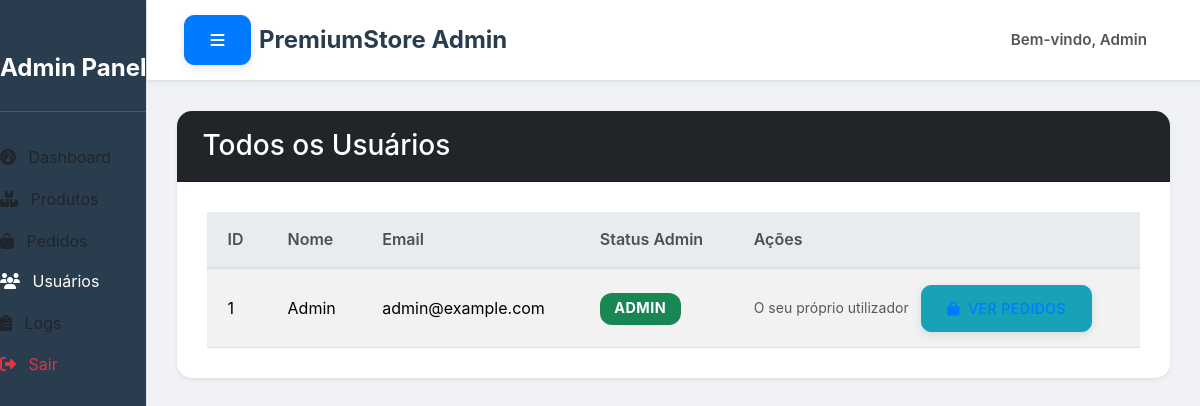
Screenshot of /admin/usuarios (signed in) with the database file from the repository.
### tables this page shows
CREATE TABLE usuarios (
            id INTEGER PRIMARY KEY AUTOINCREMENT,
            nome TEXT NOT NULL,
            email TEXT UNIQUE NOT NULL,
            senha TEXT NOT NULL,
            is_admin BOOLEAN DEFAULT 0
        );

### routes/admin.py (the view)
@admin_bp.route('/usuarios')
@admin_required
def admin_usuarios():
    conn = conectar_db()
    cursor = conn.cursor()
    cursor.execute('SELECT id, nome, email, is_admin FROM usuarios ORDER BY nome')
    usuarios = cursor.fetchall()
    conn.close()
    return render_template('admin/usuarios.html', usuarios=usuarios)

### app.py (called while the page is built)
@app.context_processor
def inject_global_data():
    total_itens = 0
    if 'usuario_id' in session:
        usuario_id = session['usuario_id']
        try:
            total_itens = contar_itens_carrinho_db(usuario_id)
        except Exception as e:
            print(f"Erro ao contar itens do carrinho para o usuário {usuario_id}: {e}")
            total_itens = 0
    return {'total_itens': total_itens}

### database.py (called while the page is built)
def conectar_db():
    conn = sqlite3.connect(DB_NAME)
    conn.row_factory = sqlite3.Row # Permite acessar colunas por nome (como dicionário)
    return conn

def contar_itens_carrinho_db(usuario_id):
    conn = conectar_db()
    cursor = conn.cursor()
    cursor.execute('''
    SELECT COALESCE(SUM(quantidade), 0)
    FROM carrinho
    WHERE usuario_id = ?
    ''', (usuario_id,))
    total_itens = cursor.fetchone()[0]
    conn.close()
    return total_itens

### templates/admin/usuarios.html (shortened to what this page needs)
{% extends "base_admin.html" %}
{% block admin_content %}
<div class="card shadow-sm">
    <div class="card-header bg-dark text-white">
        <h3 class="card-title mb-0">Todos os Usuários</h3>
    </div>
    <div class="card-body">
        <div class="table-responsive">
            <table class="table table-striped table-hover align-middle">
                <thead>
                    <tr>
                        <th scope="col">ID</th>
                        <th scope="col">Nome</th>
                        <th scope="col">Email</th>
                        <th scope="col">Status Admin</th>
                        <th scope="col">Ações</th>
                    </tr>
                </thead>
                <tbody>
                    {% if usuarios %}
                        {% for usuario in usuarios %}
                        <tr>
                            <td>{{ usuario.id }}</td>
                            <td>{{ usuario.nome }}</td>
                            <td>{{ usuario.email }}</td>
                            <td>
                                {% if usuario.is_admin %}
                                    <span class="badge bg-success">Admin</span>
                                {% else %}
                                    <span class="badge bg-secondary">Utilizador Comum</span>
                                {% endif %}
                            </td>
                            <td>
                                {% if usuario.id != session.get('usuario_id') %}
                                <form action="{{ url_for('admin.toggle_admin_status', user_id=usuario.id) }}" method="POST" class="d-inline"
                                    onsubmit="return confirmToggleAdminStatus('{{ usuario.is_admin|tojson }}', '{{ usuario.nome|tojson }}');">
                                    <button type="submit" class="btn btn-sm btn-{{ 'danger' if usuario.is_admin else 'success' }}" aria-label="Alternar status administrador de {{ usuario.nome }}">
                                        <i class="fas fa-user-cog me-1"></i> {{ 'Rebaixar' if usuario.is_admin else 'Promover' }}
                                    </button>
                                </form>
                                {% else %}
                                    <small class="text-muted">O seu próprio utilizador</small>
                                {% endif %}
                                <a href="{{ url_for('admin.admin_pedidos') }}?user_id={{ usuario.id }}" class="btn btn-sm btn-info ms-2" aria-label="Ver pedidos de {{ usuario.nome }}">
                                    <i class="fas fa-shopping-bag me-1"></i> Ver Pedidos
                                </a>
                            </td>
                        </tr>
                        {% endfor %}
                    {% else %}
                        <tr>
                            <td colspan="5" class="text-center py-4">Nenhum utilizador registado.</td>
                        </tr>
                    {% endif %}
                </tbody>
            </table>
        </div>
    </div>
</div>
{% endblock %}

### templates/base_admin.html (shortened to what this page needs)
<!DOCTYPE html>
<html lang="pt">
<head>
    <link href="https://cdn.jsdelivr.net/npm/bootstrap@5.3.3/dist/css/bootstrap.min.css" rel="stylesheet" xintegrity="sha384-QWTKZyjpPEjISv5WaRU9OFeRpok6YctnYmDr5pNlyT2bRjXh0JMhjY6hW+ALEwIH">
    <link rel="stylesheet" href="https://cdnjs.cloudflare.com/ajax/libs/font-awesome/6.5.2/css/all.min.css" xintegrity="sha512-SnH5WK+bZxgPHs44uWIX+LLJAJ9/2PkPKZ5QiAj6Ta86w+fsb2TkcmfRyVX3pBnMFcV7oQPJkl9QevSCWr3W6A==" />
    <link rel="stylesheet" href="{{ url_for('static', filename='css/admin.css') }}">
</head>
<body>
    <div class="d-flex" id="wrapper">
        <div class="admin-sidebar border-end">
            <div class="sidebar-heading text-center py-4 fs-4 fw-bold">Admin Panel</div>
            <div class="list-group list-group-flush">
                <a href="{{ url_for('admin.admin_dashboard') }}" class="list-group-item list-group-item-action py-2 ripple {% if request.endpoint == 'admin.admin_dashboard' %}active{% endif %}">
                    <i class="fas fa-tachometer-alt me-2"></i> Dashboard
                </a>
                <a href="{{ url_for('admin.admin_produtos') }}" class="list-group-item list-group-item-action py-2 ripple ">
                    <i class="fas fa-boxes me-2"></i> Produtos
                </a>
                <a href="{{ url_for('admin.admin_pedidos') }}" class="list-group-item list-group-item-action py-2 ripple {% if request.endpoint == 'admin.admin_pedidos' or request.endpoint == 'admin.detalhes_pedido' %}active{% endif %}">
                    <i class="fas fa-shopping-bag me-2"></i> Pedidos
                </a>
                <a href="{{ url_for('admin.admin_usuarios') }}" class="list-group-item list-group-item-action py-2 ripple {% if request.endpoint == 'admin.admin_usuarios' %}active{% endif %}">
                    <i class="fas fa-users me-2"></i> Usuários
                </a>
                <a href="{{ url_for('admin.admin_logs') }}" class="list-group-item list-group-item-action py-2 ripple {% if request.endpoint == 'admin.admin_logs' %}active{% endif %}">
                    <i class="fas fa-clipboard-list me-2"></i> Logs
                </a>
                <a href="{{ url_for('auth.logout') }}" class="list-group-item list-group-item-action py-2 ripple text-danger">
                    <i class="fas fa-sign-out-alt me-2"></i> Sair
                </a>
            </div>
        </div>
        <div id="page-content-wrapper" class="flex-grow-1">
            <nav class="navbar navbar-expand-lg navbar-light bg-light border-bottom">
                <div class="container-fluid">
                    <button class="btn btn-primary" id="sidebarToggle">
                        <i class="fas fa-bars"></i>
                    </button>
                    <a class="navbar-brand me-auto" href="{{ url_for('admin.admin_dashboard') }}">
                        <span class="ms-2">PremiumStore Admin</span>
                    </a>
                    <div class="d-flex align-items-center">
                        <span class="navbar-text me-3">Bem-vindo, {{ session.get('usuario_nome', 'Admin') }}</span>
                    </div>
                </div>
            </nav>
            <div class="container-fluid admin-content">
                {% block admin_content %}{% endblock %}
            </div>
        </div>
    </div>
</body>
</html>

### static/css/admin.css (style rules this page uses)
body { background-color: #f0f2f5; font-family: 'Inter', sans-serif; margin: 0; padding: 0; line-height: 1.6; color: #333; }
.admin-sidebar { background-color: #2a3d4f; color: #f8f9fa; min-height: 100vh; padding-top: 25px; transition: all 0.3s ease; box-shadow: 3px 0 10px rgba(0,0,0,0.1); }
.admin-sidebar .sidebar-heading { border-bottom: 1px solid rgba(255,255,255,0.15); margin-bottom: 25px; padding-bottom: 20px; font-size: 1.8em; font-weight: 700; color: #ffffff; }
.admin-sidebar .list-group-item { background-color: transparent; border: none; padding: 0; }
#page-content-wrapper { transition: all 0.3s ease; background-color: #f0f2f5; }
.admin-content { padding: 30px; }
.navbar { background-color: #ffffff !important; border-bottom: 1px solid #e0e0e0; box-shadow: 0 2px 5px rgba(0,0,0,0.05); padding: 15px 25px; }
.navbar-brand { font-weight: 700; color: #2a3d4f !important; font-size: 1.5em; }
.navbar-text { font-weight: 600; color: #555; font-size: 0.95em; }
.navbar .btn-primary { background-color: #007bff; border-color: #007bff; }
.card { border-radius: 15px; box-shadow: 0 8px 20px rgba(0, 0, 0, 0.1); border: none; overflow: hidden; transition: transform 0.3s ease, box-shadow 0.3s ease; }
.card-header { background-color: #3b5a7a; color: #ffffff; border-top-left-radius: 15px; border-top-right-radius: 15px; padding: 18px 25px; font-size: 1.25em; font-weight: 700; display: flex; align-items: center; }
.card-body { padding: 30px; }
.table { margin-bottom: 0; border-collapse: separate; border-spacing: 0; width: 100%; }
.table thead th { background-color: #e9ecef; color: #495057; font-weight: 600; border-bottom: 2px solid #dee2e6; padding: 15px 20px; text-align: left; }
.table tbody tr td { padding: 15px 20px; vertical-align: middle; border-top: 1px solid #e9ecef; }
.table-striped tbody tr:nth-of-type(odd) { background-color: #f8f9fa; }
.table a { color: #007bff; text-decoration: none; font-weight: 500; }
.btn { border-radius: 10px; font-weight: 600; padding: 12px 25px; transition: all 0.3s ease; box-shadow: 0 3px 8px rgba(0,0,0,0.1); text-transform: uppercase; letter-spacing: 0.5px; }
.btn-primary { background-color: #007bff; border-color: #007bff; }
.btn-info { background-color: #17a2b8; border-color: #17a2b8; }
.badge { padding: 0.6em 1em; border-radius: 0.75rem; font-size: 0.9em; font-weight: 700; text-transform: uppercase; letter-spacing: 0.5px; }

### rows the page displays
usuarios: get "Admin", id "1", nome "Admin", email "admin@example.com", is_admin "ADMIN", shows "O seu próprio utilizador"
